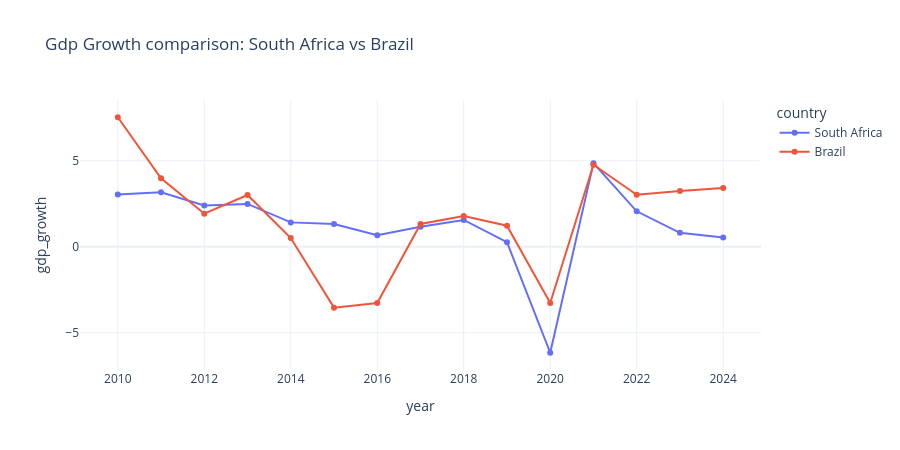

Notebook code cell kept with this figure:
### Code cell
comparison_country = "Brazil"
comparison_row = country_lookup.loc[country_lookup["country"] == comparison_country]

if comparison_row.empty:
    raise ValueError(
        f"Country '{comparison_country}' not found. "
        "Choose a value from country_lookup['country']."
    )

comparison_code = comparison_row["country_code"].iloc[0]
comparison_ts = ts_df.loc[ts_df["country_code"] == comparison_code].copy()

comparison_feature = "gdp_growth"

plot_compare_df = pd.concat(
    [
        country_ts[["year", comparison_feature]].assign(country=selected_country),
        comparison_ts[["year", comparison_feature]].assign(country=comparison_country),
    ],
    ignore_index=True,
)

fig = px.line(
    plot_compare_df,
    x="year",
    y=comparison_feature,
    color="country",
    markers=True,
    title=f"{comparison_feature.replace('_', ' ').title()} comparison: {selected_country} vs {comparison_country}",
)
fig.update_layout(template="plotly_white", height=450)
fig.show()

### Figure 1 — Plotly figure (JSON) as saved in the notebook; plotly's stock layout.template omitted (floating-point values rounded to 4 significant figures)
{"data": [{"hovertemplate": "country=South Africa<br>year=%{x}<br>gdp_growth=%{y}<extra></extra>", "legendgroup": "South Africa", "line": {"color": "#636efa", "dash": "solid"}, "marker": {"symbol": "circle"}, "mode": "lines+markers", "name": "South Africa", "orientation": "v", "showlegend": true, "type": "scatter", "x": [2010, 2011, 2012, 2013, 2014, 2015, 2016, 2017, 2018, 2019, 2020, 2021, 2022, 2023, 2024], "xaxis": "x", "y": [3.04, 3.169, 2.396, 2.485, 1.414, 1.322, 0.6646, 1.158, 1.557, 0.2599, -6.169, 4.859, 2.058, 0.8061, 0.5348], "yaxis": "y"}, {"hovertemplate": "country=Brazil<br>year=%{x}<br>gdp_growth=%{y}<extra></extra>", "legendgroup": "Brazil", "line": {"color": "#EF553B", "dash": "solid"}, "marker": {"symbol": "circle"}, "mode": "lines+markers", "name": "Brazil", "orientation": "v", "showlegend": true, "type": "scatter", "x": [2010, 2011, 2012, 2013, 2014, 2015, 2016, 2017, 2018, 2019, 2020, 2021, 2022, 2023, 2024], "xaxis": "x", "y": [7.528, 3.974, 1.921, 3.005, 0.504, -3.546, -3.276, 1.323, 1.784, 1.221, -3.277, 4.763, 3.017, 3.242, 3.419], "yaxis": "y"}], "layout": {"height": 450, "legend": {"title": {"text": "country"}, "tracegroupgap": 0}, "title": {"text": "Gdp Growth comparison: South Africa vs Brazil"}, "xaxis": {"anchor": "y", "domain": [0, 1], "title": {"text": "year"}}, "yaxis": {"anchor": "x", "domain": [0, 1], "title": {"text": "gdp_growth"}}}}
